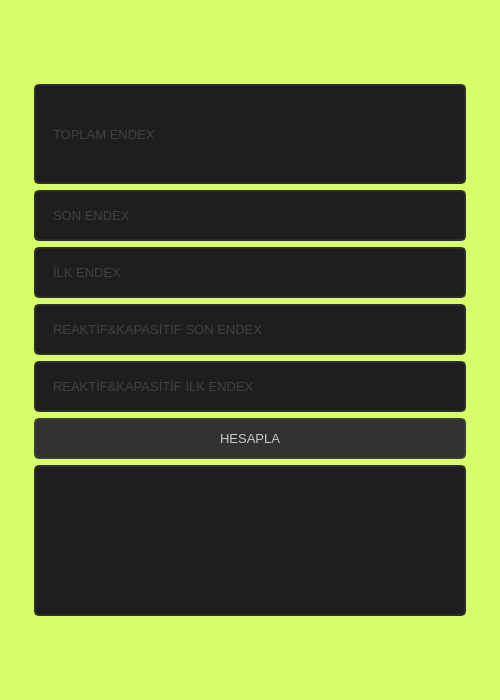
<?xml version="1.0" encoding="UTF-8"?>
<ui version="4.0">
 <class>MainWindow</class>
 <widget class="QMainWindow" name="MainWindow">
  <property name="geometry">
   <rect>
    <x>0</x>
    <y>0</y>
    <width>500</width>
    <height>700</height>
   </rect>
  </property>
  <property name="minimumSize">
   <size>
    <width>500</width>
    <height>700</height>
   </size>
  </property>
  <property name="font">
   <font>
    <family>Segoe UI</family>
    <pointsize>10</pointsize>
   </font>
  </property>
  <property name="windowTitle">
   <string>Login</string>
  </property>
  <property name="windowIcon">
   <iconset resource="../Login_PyQt5-master/file_rc.qrc">
    <normaloff>:/Icon/Images/Icon.ico</normaloff>:/Icon/Images/Icon.ico</iconset>
  </property>
  <property name="styleSheet">
   <string notr="true">color: rgb(200, 200, 200);
background-color: rgb(215, 255, 105);</string>
  </property>
  <widget class="QWidget" name="centralwidget">
   <property name="minimumSize">
    <size>
     <width>0</width>
     <height>0</height>
    </size>
   </property>
   <property name="styleSheet">
    <string notr="true"/>
   </property>
   <layout class="QVBoxLayout" name="verticalLayout">
    <property name="spacing">
     <number>0</number>
    </property>
    <property name="leftMargin">
     <number>0</number>
    </property>
    <property name="topMargin">
     <number>0</number>
    </property>
    <property name="rightMargin">
     <number>0</number>
    </property>
    <property name="bottomMargin">
     <number>0</number>
    </property>
    <item>
     <widget class="QFrame" name="content">
      <property name="styleSheet">
       <string notr="true"/>
      </property>
      <property name="frameShape">
       <enum>QFrame::NoFrame</enum>
      </property>
      <property name="frameShadow">
       <enum>QFrame::Raised</enum>
      </property>
      <layout class="QHBoxLayout" name="horizontalLayout">
       <item>
        <widget class="QFrame" name="login_area">
         <property name="maximumSize">
          <size>
           <width>450</width>
           <height>550</height>
          </size>
         </property>
         <property name="styleSheet">
          <string notr="true">border-radius: 10px;</string>
         </property>
         <property name="frameShape">
          <enum>QFrame::NoFrame</enum>
         </property>
         <property name="frameShadow">
          <enum>QFrame::Raised</enum>
         </property>
         <layout class="QGridLayout" name="gridLayout">
          <item row="4" column="0">
           <widget class="QLineEdit" name="lineEdit_2">
            <property name="font">
             <font>
              <family>Segoe UI</family>
              <pointsize>10</pointsize>
             </font>
            </property>
            <property name="styleSheet">
             <string notr="true">QLineEdit {
	border: 2px solid rgb(45, 45, 45);
	border-radius: 5px;
	padding: 15px;
	background-color: rgb(30, 30, 30);	
	color: rgb(100, 100, 100);
}
QLineEdit:hover {
	border: 2px solid rgb(55, 55, 55);
}
QLineEdit:focus {
	border: 2px solid rgb(255, 207, 0);	
	color: rgb(200, 200, 200);
}</string>
            </property>
            <property name="placeholderText">
             <string>REAKTİF&amp;KAPASİTİF İLK ENDEX</string>
            </property>
           </widget>
          </item>
          <item row="0" column="0">
           <widget class="QLineEdit" name="lineEdit_3">
            <property name="sizePolicy">
             <sizepolicy hsizetype="Preferred" vsizetype="Fixed">
              <horstretch>0</horstretch>
              <verstretch>0</verstretch>
             </sizepolicy>
            </property>
            <property name="minimumSize">
             <size>
              <width>0</width>
              <height>100</height>
             </size>
            </property>
            <property name="font">
             <font>
              <family>Segoe UI</family>
              <pointsize>10</pointsize>
             </font>
            </property>
            <property name="styleSheet">
             <string notr="true">QLineEdit {
	border: 2px solid rgb(45, 45, 45);
	border-radius: 5px;
	padding: 15px;
	background-color: rgb(30, 30, 30);	
	color: rgb(100, 100, 100);
}
QLineEdit:hover {
	border: 2px solid rgb(55, 55, 55);
}
QLineEdit:focus {
	border: 2px solid rgb(255, 207, 0);	
	color: rgb(200, 200, 200);
}</string>
            </property>
            <property name="placeholderText">
             <string>TOPLAM ENDEX</string>
            </property>
            <property name="clearButtonEnabled">
             <bool>false</bool>
            </property>
           </widget>
          </item>
          <item row="9" column="0">
           <widget class="QTextEdit" name="textEdit">
            <property name="font">
             <font>
              <pointsize>8</pointsize>
              <weight>75</weight>
              <bold>true</bold>
             </font>
            </property>
            <property name="styleSheet">
             <string notr="true">QTextEdit {
	border: 2px solid rgb(45, 45, 45);
	border-radius: 5px;
	padding: 15px;
	background-color: rgb(30, 30, 30);	
	color: rgb(100, 100, 100);
}
QTextEdit:hover {
	border: 2px solid rgb(55, 55, 55);
}
QTextEdit:focus {
	border: 2px solid rgb(255, 207, 0);	
	color: rgb(200, 200, 200);
}</string>
            </property>
           </widget>
          </item>
          <item row="8" column="0">
           <widget class="QPushButton" name="pushButton_login">
            <property name="minimumSize">
             <size>
              <width>69</width>
              <height>41</height>
             </size>
            </property>
            <property name="font">
             <font>
              <family>Segoe UI</family>
              <pointsize>10</pointsize>
             </font>
            </property>
            <property name="styleSheet">
             <string notr="true">QPushButton {	
	background-color: rgb(50, 50, 50);
	border: 2px solid rgb(60, 60, 60);
	border-radius: 5px;
}
QPushButton:hover {	
	background-color: rgb(60, 60, 60);
	border: 2px solid rgb(70, 70, 70);
}
QPushButton:pressed {	
	background-color: rgb(250, 230, 0);
	border: 2px solid rgb(255, 165, 24);	
	color: rgb(35, 35, 35);
}</string>
            </property>
            <property name="text">
             <string>HESAPLA</string>
            </property>
           </widget>
          </item>
          <item row="1" column="0">
           <widget class="QLineEdit" name="lineEdit">
            <property name="font">
             <font>
              <family>Segoe UI</family>
              <pointsize>10</pointsize>
             </font>
            </property>
            <property name="styleSheet">
             <string notr="true">QLineEdit {
	border: 2px solid rgb(45, 45, 45);
	border-radius: 5px;
	padding: 15px;
	background-color: rgb(30, 30, 30);	
	color: rgb(100, 100, 100);
}
QLineEdit:hover {
	border: 2px solid rgb(55, 55, 55);
}
QLineEdit:focus {
	border: 2px solid rgb(255, 207, 0);	
	color: rgb(200, 200, 200);
}</string>
            </property>
            <property name="placeholderText">
             <string>SON ENDEX</string>
            </property>
           </widget>
          </item>
          <item row="2" column="0">
           <widget class="QLineEdit" name="lineEdit_4">
            <property name="font">
             <font>
              <family>Segoe UI</family>
              <pointsize>10</pointsize>
             </font>
            </property>
            <property name="styleSheet">
             <string notr="true">QLineEdit {
	border: 2px solid rgb(45, 45, 45);
	border-radius: 5px;
	padding: 15px;
	background-color: rgb(30, 30, 30);	
	color: rgb(100, 100, 100);
}
QLineEdit:hover {
	border: 2px solid rgb(55, 55, 55);
}
QLineEdit:focus {
	border: 2px solid rgb(255, 207, 0);	
	color: rgb(200, 200, 200);
}</string>
            </property>
            <property name="maxLength">
             <number>32</number>
            </property>
            <property name="placeholderText">
             <string>İLK ENDEX</string>
            </property>
           </widget>
          </item>
          <item row="3" column="0">
           <widget class="QLineEdit" name="lineEdit_user">
            <property name="font">
             <font>
              <family>Segoe UI</family>
              <pointsize>10</pointsize>
             </font>
            </property>
            <property name="styleSheet">
             <string notr="true">QLineEdit {
	border: 2px solid rgb(45, 45, 45);
	border-radius: 5px;
	padding: 15px;
	background-color: rgb(30, 30, 30);	
	color: rgb(100, 100, 100);
}
QLineEdit:hover {
	border: 2px solid rgb(55, 55, 55);
}
QLineEdit:focus {
	border: 2px solid rgb(255, 207, 0);	
	color: rgb(200, 200, 200);
}</string>
            </property>
            <property name="maxLength">
             <number>32</number>
            </property>
            <property name="placeholderText">
             <string>REAKTİF&amp;KAPASİTİF SON ENDEX</string>
            </property>
           </widget>
          </item>
         </layout>
        </widget>
       </item>
      </layout>
     </widget>
    </item>
   </layout>
  </widget>
 </widget>
 <resources>
  <include location="../Login_PyQt5-master/file_rc.qrc"/>
 </resources>
 <connections/>
</ui>
